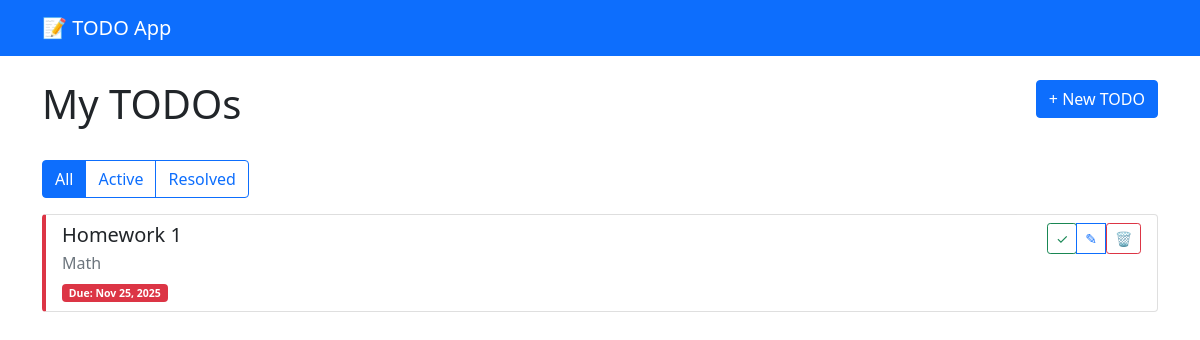
/todos/, run on an earlier commit of the app's database.
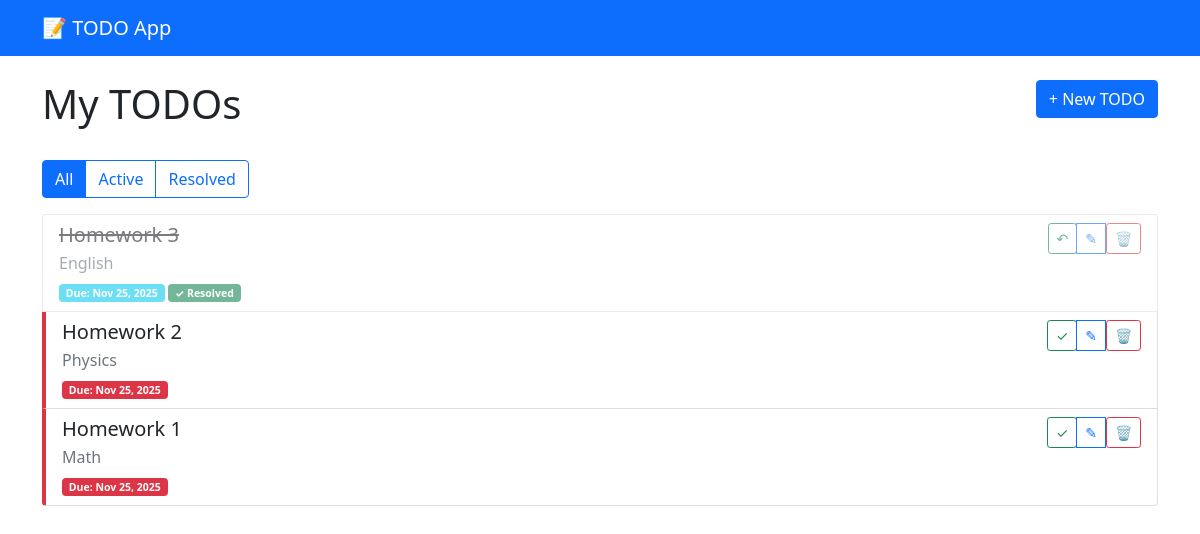
And on a later commit of the database.
### todos/models.py (models this page shows, shortened)
class Todo(models.Model):
    title = models.CharField(max_length=200)
    description = models.TextField(blank=True)
    due_date = models.DateField(null=True, blank=True)
    is_resolved = models.BooleanField(default=False)
    created_at = models.DateTimeField(auto_now_add=True)
    updated_at = models.DateTimeField(auto_now=True)
    class Meta:
        ordering = ['-created_at']
    def is_overdue(self):
        if self.due_date and not self.is_resolved:
            return self.due_date < timezone.now().date()
        return False

### todos/views.py (the view)
# urls.py: path('', TodoListView.as_view(), name='todo_list'),
class TodoListView(ListView):
    model = Todo
    template_name = 'todos/todo_list.html'
    context_object_name = 'todos'
    def get_queryset(self):
        queryset = super().get_queryset()
        status = self.request.GET.get('status')
        if status == 'active':
            queryset = queryset.filter(is_resolved=False)
        elif status == 'resolved':
            queryset = queryset.filter(is_resolved=True)
        return queryset

### templates/todos/todo_list.html (shortened to what this page needs)
{% extends 'todos/base.html' %}
{% block content %}
    <div class="row mb-4">
        <div class="col">
            <h1>My TODOs</h1>
        </div>
        <div class="col text-end">
            <a href="{% url 'todo_create' %}" class="btn btn-primary">+ New TODO</a>
        </div>
    </div>
    <div class="btn-group mb-3" role="group">
        <a href="{% url 'todo_list' %}"
           class="btn btn-outline-primary {% if not request.GET.status %}active{% endif %}">All</a>
        <a href="?status=active"
           class="btn btn-outline-primary {% if request.GET.status == 'active' %}active{% endif %}">Active</a>
        <a href="?status=resolved"
           class="btn btn-outline-primary {% if request.GET.status == 'resolved' %}active{% endif %}">Resolved</a>
    </div>
    {% if todos %}
        <div class="list-group">
            {% for todo in todos %}
                <div class="list-group-item todo-item {% if todo.is_resolved %}resolved{% endif %} {% if todo.is_overdue %}overdue{% endif %}">
                    <div class="d-flex w-100 justify-content-between align-items-start">
                        <div class="flex-grow-1">
                            <h5 class="mb-1 {% if todo.is_resolved %}text-decoration-line-through{% endif %}">
                                {{ todo.title }}
                            </h5>
                            {% if todo.description %}
                                <p class="mb-1 text-muted">{{ todo.description }}</p>
                            {% endif %}
                            <small>
                                {% if todo.due_date %}
                                    <span class="badge {% if todo.is_overdue %}bg-danger{% else %}bg-info{% endif %}">
                                Due: {{ todo.due_date|date:"M d, Y" }}
                            </span>
                                {% endif %}
                                {% if todo.is_resolved %}
                                    <span class="badge bg-success">✓ Resolved</span>
                                {% endif %}
                            </small>
                        </div>
                        <div class="btn-group ms-3" role="group">
                            <form method="post" action="{% url 'todo_toggle' todo.pk %}" style="display: inline;">
                                <button type="submit" class="btn btn-sm btn-outline-success" title="Toggle status">
                                    {% if todo.is_resolved %}↶{% else %}✓{% endif %}
                                </button>
                            </form>
                            <a href="{% url 'todo_update' todo.pk %}" class="btn btn-sm btn-outline-primary"
                               title="Edit">✎</a>
                            <form method="post" action="{% url 'todo_delete' todo.pk %}" style="display: inline;"
                                  onsubmit="return confirm('Are you sure you want to delete this TODO?');">
                                <button type="submit" class="btn btn-sm btn-outline-danger" title="Delete">🗑</button>
                            </form>
                        </div>
                    </div>
                </div>
            {% endfor %}
        </div>
    {% else %}
        <div class="alert alert-info">
            No TODOs found. <a href="{% url 'todo_create' %}">Create your TODO!</a>
        </div>
    {% endif %}
{% endblock %}

### templates/todos/base.html (shortened to what this page needs)
<!DOCTYPE html>
<html lang="en">
<head>
    <link href="https://cdn.jsdelivr.net/npm/bootstrap@5.1.3/dist/css/bootstrap.min.css" rel="stylesheet">
</head>
<body>
    <nav class="navbar navbar-dark bg-primary mb-4">
        <div class="container">
            <a class="navbar-brand" href="{% url 'todo_list' %}">📝 TODO App</a>
        </div>
    </nav>
    <div class="container">
        {% block content %}{% endblock %}
    </div>
</body>
</html>

### templates/todos/base.html (style rules this page uses)
.todo-item { transition: all 0.3s; }
.resolved { opacity: 0.6; }
.overdue { border-left: 4px solid #dc3545; }

What changed in the data, as far as the page shows it:
added Todo: title "Homework 3", description "English", due_date "Nov 25, 2025", is_resolved "✓ Resolved"
added Todo: title "Homework 2", description "Physics", due_date "Nov 25, 2025"
